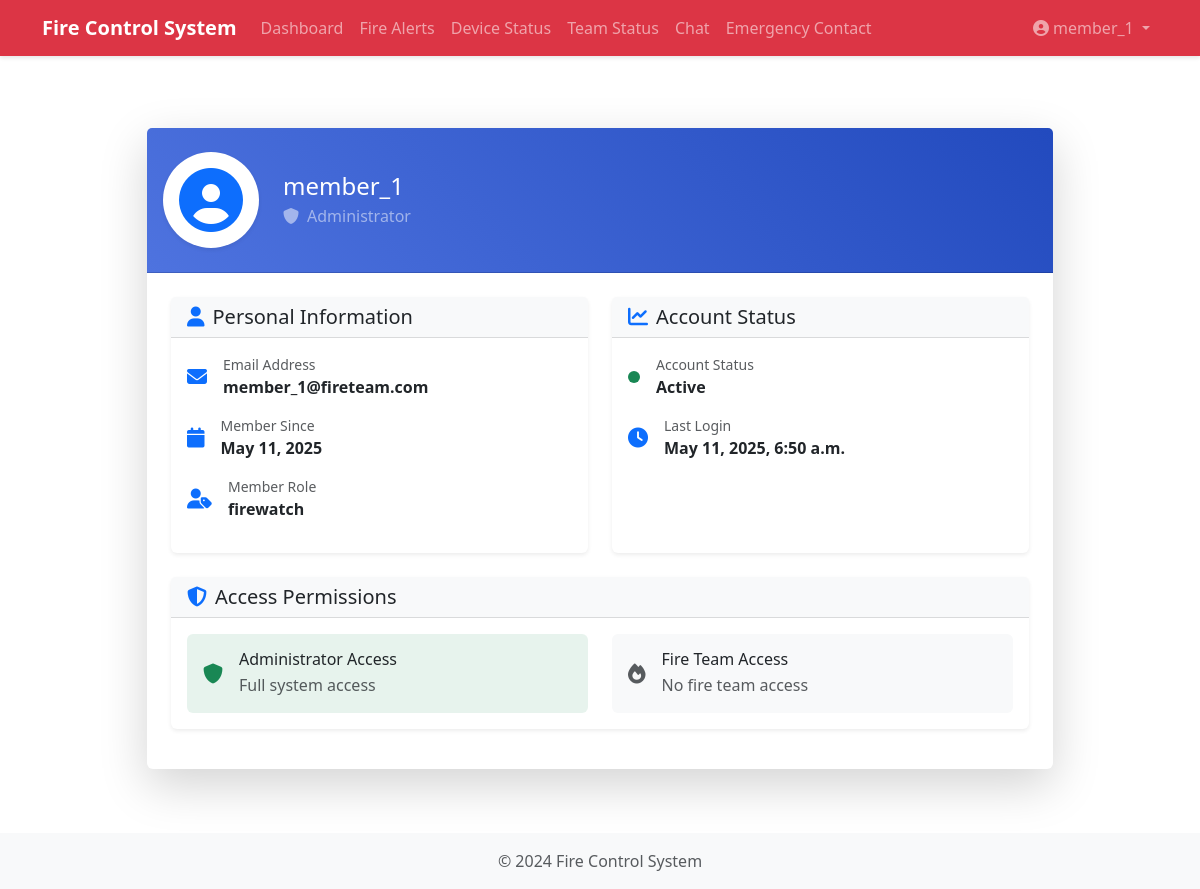
Page /profile/ (signed in) on the earlier database version.
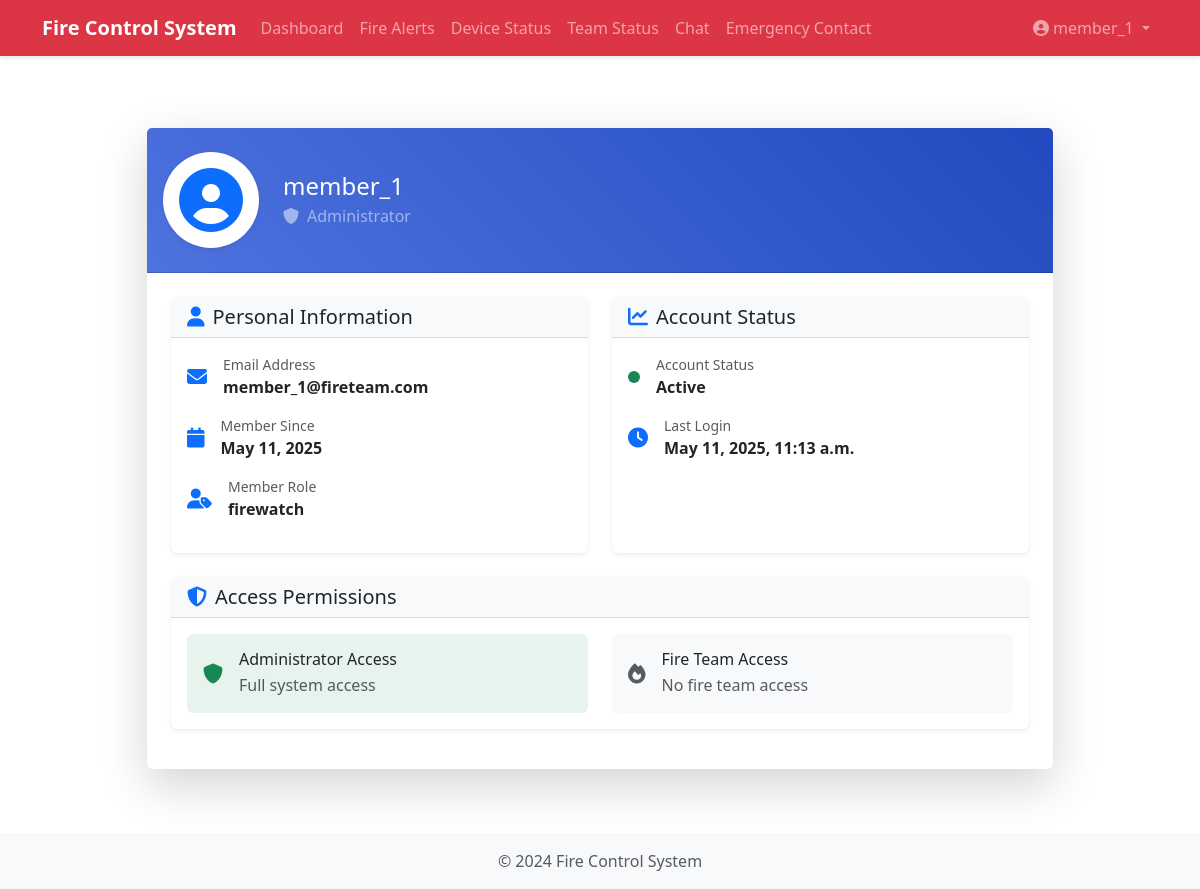
Same page on the later database version.
### fire_control/models.py (models this page shows, shortened)
class User(AbstractUser):
    is_admin = models.BooleanField(default=False)
    is_fire_team = models.BooleanField(default=False)
    location = models.CharField(max_length=200, blank=True)
    status = models.CharField(max_length=50, default='available')

### fire_control/views.py (the view)
# urls.py: path('profile/', views.user_profile, name='user_profile'),
@login_required
def user_profile(request):
    member = TeamMember.objects.filter(user=request.user).first()
    return render(request, 'fire_control/user_profile.html', {'member': member})

### fire_control/templates/fire_control/user_profile.html (shortened to what the changed rows need)
{% extends "fire_control/base.html" %}
{% load static %}
{% block content %}
<div class="container py-5">
    <div class="row justify-content-center">
        <div class="col-lg-10">
            <div class="card shadow-lg border-0 rounded-lg">
                <div class="card-header bg-gradient-primary text-white py-4">
                    <div class="d-flex align-items-center">
                        <div>
                            <h4 class="mb-1">{{ user.username }}</h4>
                            <p class="mb-0 text-white-50">
                                {% if user.is_admin %}
                                    <i class="fa-solid fa-shield me-2"></i>Administrator
                                {% elif user.is_fire_team %}
                                    <i class="fa-solid fa-fire me-2"></i>Fire Team Member
                                {% else %}
                                    <i class="fa-solid fa-user me-2"></i>User
                                {% endif %}
                            </p>
                        </div>
                    </div>
                </div>
                <div class="card-body p-4">
                    <div class="row g-4">
                        <div class="col-md-6">
                            <div class="card h-100 border-0 shadow-sm">
                                <div class="card-body">
                                    <div class="d-flex align-items-center mb-3">
                                        <div>
                                            <small class="text-muted d-block">Email Address</small>
                                            <span class="fw-bold">{{ user.email }}</span>
                                        </div>
                                    </div>
                                    <div class="d-flex align-items-center mb-3">
                                        <div>
                                            <small class="text-muted d-block">Member Since</small>
                                            <span class="fw-bold">{{ user.date_joined|date:"F j, Y" }}</span>
                                        </div>
                                    </div>
                                </div>
                            </div>
                        </div>
                        <div class="col-md-6">
                            <div class="card h-100 border-0 shadow-sm">
                                <div class="card-body">
                                    <div class="d-flex align-items-center">
                                        <div>
                                            <small class="text-muted d-block">Last Login</small>
                                            <span class="fw-bold">{{ user.last_login|date:"F j, Y, g:i a" }}</span>
                                        </div>
                                    </div>
                                </div>
                            </div>
                        </div>
                    </div>
                </div>
            </div>
        </div>
    </div>
</div>
{% endblock %}

### fire_control/templates/fire_control/base.html (shortened to what this page needs)
{% load static %}
<!DOCTYPE html>
<html lang="en">
<head>
    <link href="https://cdn.jsdelivr.net/npm/bootstrap@5.3.0/dist/css/bootstrap.min.css" rel="stylesheet">
    <link href="https://cdnjs.cloudflare.com/ajax/libs/font-awesome/6.5.1/css/all.min.css" rel="stylesheet">
    <link href="https://cdn.jsdelivr.net/npm/sweetalert2@11/dist/sweetalert2.min.css" rel="stylesheet">
    <link href="{% static 'fire_control/css/style.css' %}" rel="stylesheet">
</head>
<body>
    <nav class="navbar navbar-expand-lg navbar-dark bg-danger">
        <div class="container">
            <a class="navbar-brand" href="{% url 'fire_control:dashboard' %}">Fire Control System</a>
            <div class="collapse navbar-collapse" id="navbarNav">
                <ul class="navbar-nav me-auto">
                    {% if user.is_authenticated %}
                        <li class="nav-item">
                            <a class="nav-link" href="{% url 'fire_control:dashboard' %}">Dashboard</a>
                        </li>
                        <li class="nav-item">
                            <a class="nav-link" href="{% url 'fire_control:fire_alerts' %}">Fire Alerts</a>
                        </li>
                        {% if user.is_admin or user.is_fire_team %}
                            <li class="nav-item">
                                <a class="nav-link" href="{% url 'fire_control:device_status' %}">Device Status</a>
                            </li>
                        {% endif %}
                        <li class="nav-item">
                            <a class="nav-link" href="{% url 'fire_control:team_status' %}">Team Status</a>
                        </li>
                        <li class="nav-item">
                            <a class="nav-link" href="{% url 'fire_control:chat' %}">Chat</a>
                        </li>
                        {% if user.is_admin or user.is_fire_team %}
                            <li class="nav-item">
                                <a class="nav-link" href="{% url 'fire_control:emergency_contact' %}">Emergency Contact</a>
                            </li>
                        {% endif %}
                    {% endif %}
                </ul>
                <ul class="navbar-nav">
                    {% if user.is_authenticated %}
                        <li class="nav-item dropdown">
                            <a class="nav-link dropdown-toggle" href="#" id="userDropdown" role="button" data-bs-toggle="dropdown" aria-expanded="false">
                                <i class="fa-solid fa-user-circle me-1"></i>{{ user.username }}
                            </a>
                        </li>
                    {% else %}
                        <li class="nav-item">
                            <a class="nav-link" href="{% url 'login' %}">Login</a>
                        </li>
                    {% endif %}
                </ul>
            </div>
        </div>
    </nav>
    <div class="container mt-4">
        {% block content %}
        {% endblock %}
    </div>
    <footer class="footer mt-auto py-3 bg-light">
        <div class="container text-center">
            <span class="text-muted">© 2024 Fire Control System</span>
        </div>
    </footer>
</body>
</html>

Differences in the rows shown:
changed User "member_1": last_login "May 11, 2025, 6:50 a.m." → "May 11, 2025, 11:13 a.m."
